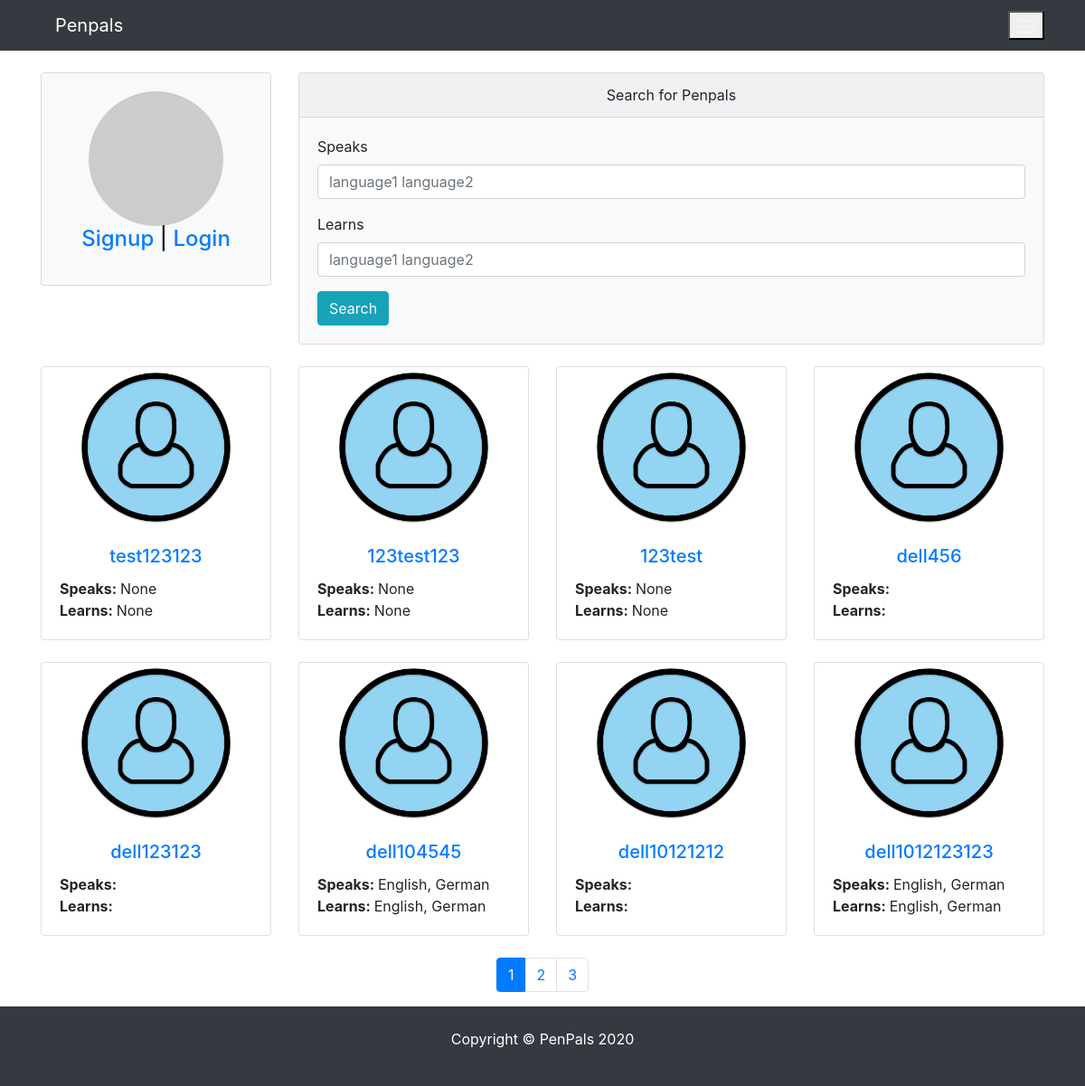
The page / on the database its author committed.
### pages/models.py (models this page shows)
class Profile(models.Model):
    user = models.OneToOneField(
        User, blank=True, null=True, on_delete=models.CASCADE)
    first = models.CharField(max_length=200, blank=True, null=True)
    last = models.CharField(max_length=200, blank=True, null=True)
    photo = models.ImageField(
        default='user.png', upload_to='photos/%y/%m',  blank=True, null=True)
    friends = models.ManyToManyField('self', blank=True)
    speaks = models.CharField(max_length=200, blank=True, null=True)
    learns = models.CharField(max_length=200, blank=True, null=True)
    def __init__(self, *args, **kwargs):
         super(Profile, self).__init__(*args, **kwargs)
         self.speaks = from_value_to_label(self.speaks)
         self.learns = from_value_to_label(self.learns)
    def __str__(self):
        return str(self.user)
    def get_absolute_url(self):
        return reverse("pages:profile", kwargs={"profile_id":self.pk})
    class Meta:
        ordering = ['-id']

### pages/views.py (the view)
# urls.py: path("",  HomeView.as_view(), name="index"),
class HomeView(DetailView):
    template_name = 'pages/index.html'
    form_class = ProfileViewForm
    context_object_name = 'profile'
    model = Profile
    users = Profile.objects.none()
    objects_per_page = 8
    def get_object(self):
        if self.request.user.is_authenticated:
            self.instance = Profile.objects.get(id=self.request.user.profile.id)
        else:
            self.instance = Profile.objects.none()
        return self.instance
    def get_context_data(self, **kwargs):
        context = super(HomeView, self).get_context_data(**kwargs)
        self.users = Profile.objects.all()
        if self.request.user.is_authenticated:
            self.users = self.users.exclude(id=self.request.user.profile.id)
        page_number = self.request.GET.get('page')
        paginator_object = Paginator(self.users, self.objects_per_page)
        page_object = paginator_object.get_page(page_number)
        context.update({
            'page_object': page_object,  # self.users,
            'profile': self.instance,
        })
        return context

### pages/utils.py (called while the page is built)
def from_value_to_label(field):
    if field is not None:
        list_of_labels = [label for value, label in LANGUAGE_CHOICES if str(value) in field]
        return ", ".join(list_of_labels)  # list_of_labels  #ast.literal_eval(field)  # [int(i) for i in field.replace('[','').replace(']','').replace(',','').replace("'",'').split(" ")] # list_of_labels #
    return field

### pages/templates/pages/index.html
{% extends 'pages/base.html' %} {% load crispy_forms_tags %} {% block content %}
<div class="row">
  {% include 'pages/partials/_sidebar.html' %}
  <div class="col-lg-9 col-md-9 col-sm-12">
    <div class="card bg-light">
      <div class="card-header text-center">Search for Penpals</div>
      <div class="card-body">
        <form action="{% url 'pages:search' %}" method="get">
          <div class="form-group">
            <label for="speaks">Speaks</label>
            <input
              type="text"
              name="speaks"
              value="{{request.GET.speaks}}"
              class="form-control"
              id="speaks"
              placeholder="language1 language2"
            />
          </div>
          <div class="form-group">
            <label for="learns">Learns</label>
            <input
              type="text"
              name="learns"
              value="{{request.GET.learns}}"
              class="form-control"
              id="learns"
              placeholder="language1 language2"
            />
          </div>
          <button type="submit" class="btn btn-info">Search</button>
        </form>
      </div>
    </div>
  </div>
</div>
    <div class="row">
        {% for u in page_object %}
            <div class="col-md-3 col-sm-6">
                <div class="card">
                    <img src="{{u.photo.url}}" class="card-img-top mx-auto">
                    <div class="card-body">
                        <h5 class="card-title text-center"><a href="{{u.get_absolute_url}}">{{u}}</a></h5>
                        <p class="card-text">
                            <span><strong>Speaks: </strong>{{u.speaks}}</span></br>
                            <span><strong>Learns: </strong>{{u.learns}}</span></br>
                        </p>
                    </div>
                </div>
            </div>
        {% endfor %}
    </div>
{% endblock content %}

### static_files/css/styles.css (style rules this page uses)
.card-img-top { width: 70%; height: 70%; }
.card { margin-bottom: 1.5rem!important; }

### rows shown on the page
Profile: photo (placeholder picture), user.username "test123123", speaks "None", learns "None"
Profile: photo (placeholder picture), user.username "123test123", speaks "None", learns "None"
Profile: photo (placeholder picture), user.username "123test", speaks "None", learns "None"
Profile: photo (placeholder picture), user.username "dell456"
Profile: photo (placeholder picture), user.username "dell123123"
Profile: photo (placeholder picture), user.username "dell104545", speaks "English, German", learns "English, German"
Profile: photo (placeholder picture), user.username "dell10121212"
Profile: photo (placeholder picture), user.username "dell1012123123", speaks "English, German", learns "English, German"

### other values the page prints
{{ page }} "1" "2" "3"
